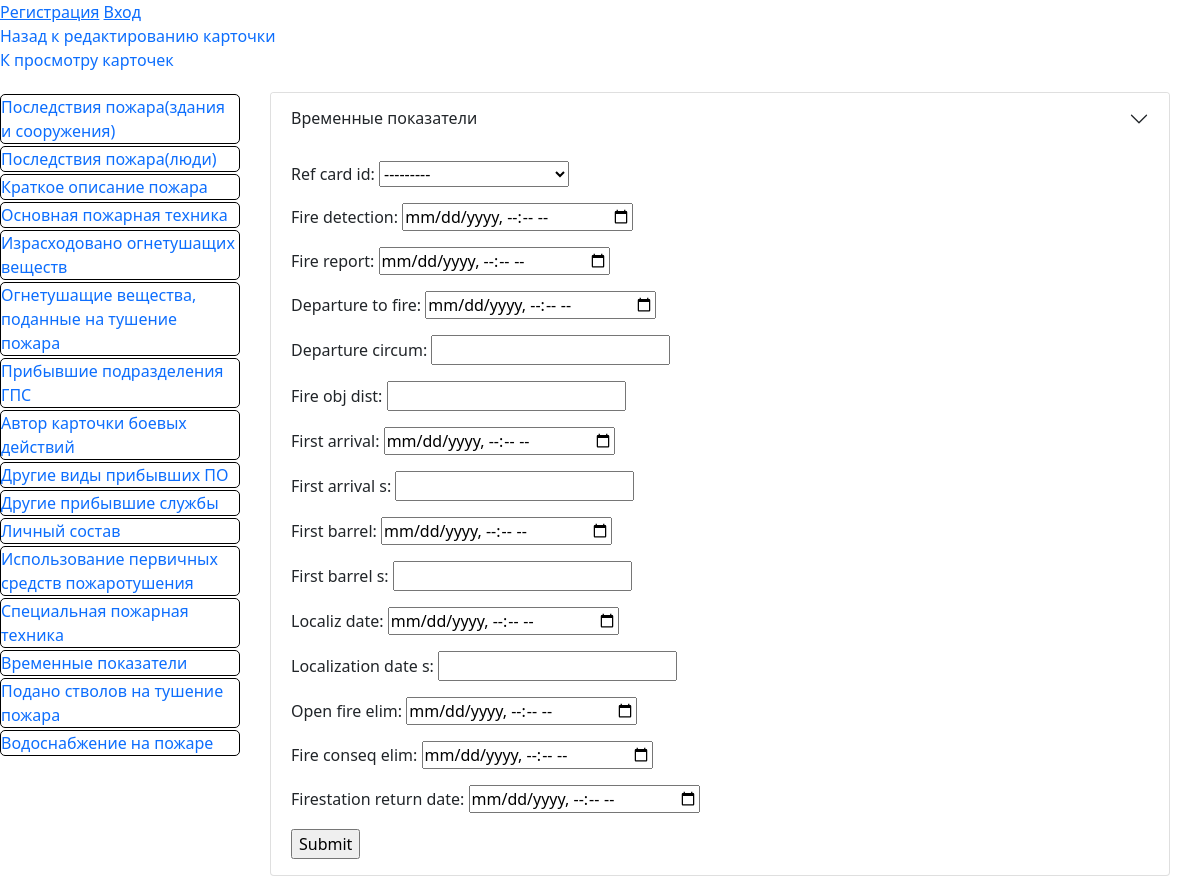
Before: /card/1/time-indicators with the older database file.
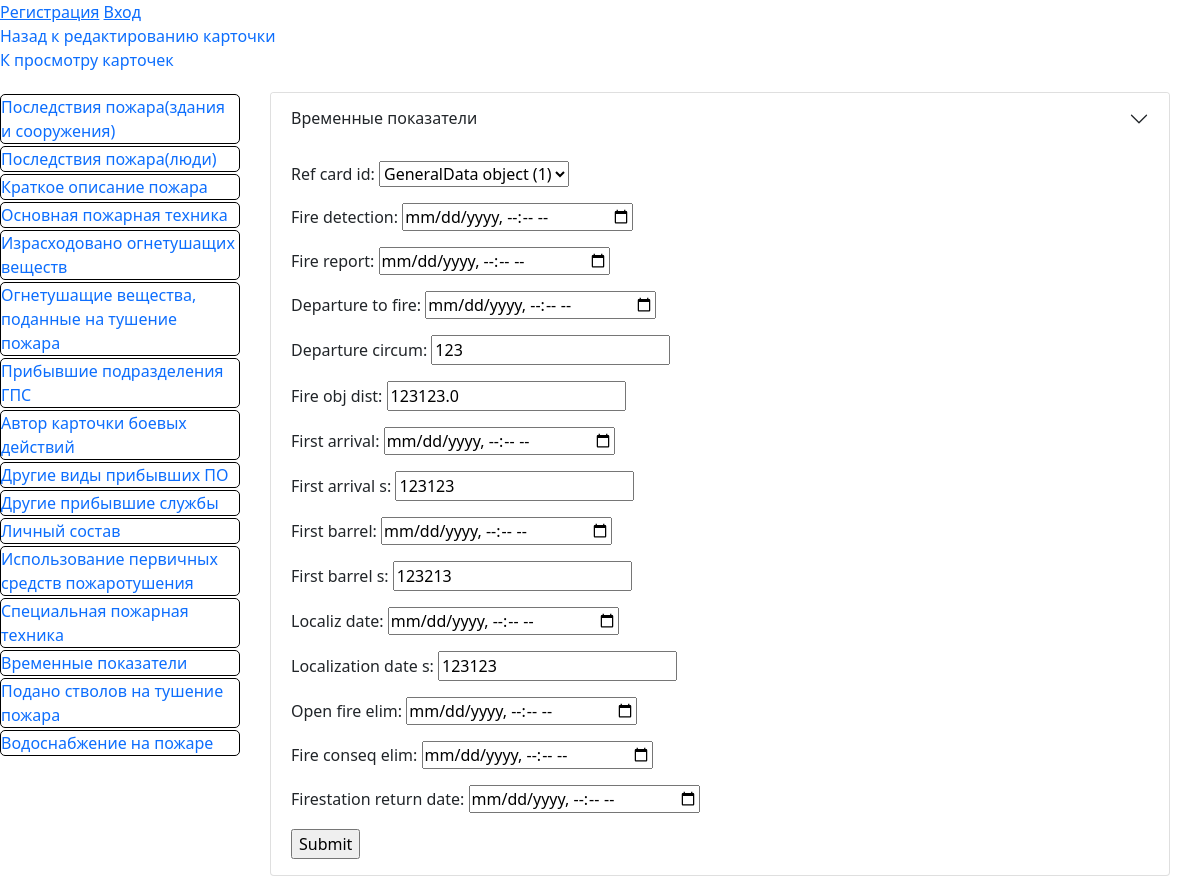
After: the same page with the newer database file.
### fire/models.py (models this page shows)
class TimeIndicators(models.Model):
    ref_card_id = models.OneToOneField(
        GeneralData, on_delete=models.CASCADE, null=False
    )
    fire_detection = models.DateTimeField(null=False, blank=False)
    fire_report = models.DateTimeField(null=False, blank=False)
    departure_to_fire = models.DateTimeField(null=False, blank=False)
    departure_circum = models.CharField(max_length=300, null=False, blank=False)
    fire_obj_dist = models.FloatField(null=False, blank=False)
    first_arrival = models.DateTimeField(null=False, blank=False)
    first_arrival_s = models.IntegerField(null=False, blank=False)
    first_barrel = models.DateTimeField(null=False, blank=False)
    first_barrel_s = models.IntegerField(null=False, blank=False)
    localiz_date = models.DateTimeField(null=False, blank=False)
    localization_date_s = models.IntegerField(null=False, blank=False)
    open_fire_elim = models.DateTimeField(null=False, blank=False)
    fire_conseq_elim = models.DateTimeField(null=False, blank=False)
    firestation_return_date = models.DateTimeField(null=False, blank=False)

### fire/views.py (the view)
# urls.py: path('card/<int:card_id>/time-indicators', views.time_indicators, name="time-indicators"),
def time_indicators(request, card_id):
    gd = get_object_or_404(GeneralData, card_id=card_id)
    timeindicators = getattr(gd, "timeindicators", None)
    if request.method == "POST":
        form = TimeIndicatorsForm(
            data=request.POST, initial={"card_id": gd}, instance=timeindicators
        )
        if form.is_valid():
            new_timeindicators = form.save(commit=False)
            if timeindicators is None:
                new_timeindicators.card_id = gd
            new_timeindicators.save()
            return HttpResponseRedirect(resolve_url("time-indicators", card_id=card_id))
        else:
            return render(
                request,
                "time_indicators.html",
                context={"form": form, "card_id": card_id},
            )
    else:
        form = TimeIndicatorsForm(instance=timeindicators)
    return render(
        request, "time_indicators.html", context={"form": form, "card_id": card_id}
    )

### fire/forms.py
class TimeIndicatorsForm(ModelForm):
    class Meta:
        model = TimeIndicators
        exclude = [
            "card_id",
        ]
        widgets = {
            "oth_divis_date": DateTimeInput(attrs={"type": "datetime-local"}),
            "fire_detection": DateTimeInput(attrs={"type": "datetime-local"}),
            "fire_report": DateTimeInput(attrs={"type": "datetime-local"}),
            "departure_to_fire": DateTimeInput(attrs={"type": "datetime-local"}),
            "first_arrival": DateTimeInput(attrs={"type": "datetime-local"}),
            "first_barrel": DateTimeInput(attrs={"type": "datetime-local"}),
            "localiz_date": DateTimeInput(attrs={"type": "datetime-local"}),
            "open_fire_elim": DateTimeInput(attrs={"type": "datetime-local"}),
            "fire_conseq_elim": DateTimeInput(attrs={"type": "datetime-local"}),
            "firestation_return_date": DateTimeInput(attrs={"type": "datetime-local"}),
        }

### fire/templates/time_indicators.html (shortened to what this page needs)
{% extends 'base_card.html' %}
{% block card_info %}
<div class="accordion-item">
    <h2 class="accordion-header" id="panelsStayOpen-headingTwo">
      <button
        class="accordion-button collapsed"
        type="button"
      >
        Временные показатели
      </button>
    </h2>
    <div
      id="panelsStayOpen-collapseTwo"
    >
      <div class="accordion-body">
        <form
          action={% url 'time-indicators' card_id %} method="POST">
          {{ form.as_p }}
          <input type="submit" value="Submit">
        </form>
      </div>
    </div>
  </div>
  {% endblock card_info %}

Changed rows visible on the page:
added TimeIndicators: ref_card_id "GeneralData object (1)", departure_circum "123", fire_obj_dist "123123.0", first_arrival_s "123123", first_barrel_s "123213", localization_date_s "123123"
Other visible differences:
form field ref_card_id: "---------" → (not shown)
